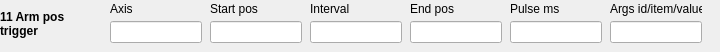
  <widget class="caFrame" name="editActionFrame11">
   <property name="geometry"><rect><x>180</x><y>578</y><width>720</width><height>52</height></rect></property>
   <property name="visibility"><enum>caFrame::Calc</enum></property>
   <property name="visibilityCalc"><string notr="true">A==11</string></property>
   <property name="channel" stdset="0"><string notr="true">$(SEQ_PFX)Edit-Action</string></property>
   <widget class="caLabel" name="editActionName11">
    <property name="geometry"><rect><x>0</x><y>2</y><width>105</width><height>43</height></rect></property>
    <property name="font"><font><bold>true</bold></font></property>
    <property name="wordWrap"><bool>true</bool></property>
    <property name="text"><string>11 Arm pos trigger</string></property>
   </widget>
   <widget class="caLabel" name="editAxisLabelA11_0"><property name="geometry"><rect><x>110</x><y>0</y><width>92</width><height>18</height></rect></property><property name="text"><string>Axis</string></property></widget>
   <widget class="caTextEntry" name="editAxisA11_0"><property name="geometry"><rect><x>110</x><y>21</y><width>92</width><height>22</height></rect></property><property name="channel" stdset="0"><string notr="true">$(SEQ_PFX)Edit-Axis</string></property></widget>
   <widget class="caLabel" name="editPositionLabelA11_1"><property name="geometry"><rect><x>210</x><y>0</y><width>92</width><height>18</height></rect></property><property name="text"><string>Start pos</string></property></widget>
   <widget class="caTextEntry" name="editPositionA11_1"><property name="geometry"><rect><x>210</x><y>21</y><width>92</width><height>22</height></rect></property><property name="channel" stdset="0"><string notr="true">$(SEQ_PFX)Edit-Position</string></property></widget>
   <widget class="caLabel" name="editVelocityLabelA11_2"><property name="geometry"><rect><x>310</x><y>0</y><width>92</width><height>18</height></rect></property><property name="text"><string>Interval</string></property></widget>
   <widget class="caTextEntry" name="editVelocityA11_2"><property name="geometry"><rect><x>310</x><y>21</y><width>92</width><height>22</height></rect></property><property name="channel" stdset="0"><string notr="true">$(SEQ_PFX)Edit-Velocity</string></property></widget>
   <widget class="caLabel" name="editAccelerationLabelA11_3"><property name="geometry"><rect><x>410</x><y>0</y><width>92</width><height>18</height></rect></property><property name="text"><string>End pos</string></property></widget>
   <widget class="caTextEntry" name="editAccelerationA11_3"><property name="geometry"><rect><x>410</x><y>21</y><width>92</width><height>22</height></rect></property><property name="channel" stdset="0"><string notr="true">$(SEQ_PFX)Edit-Acceleration</string></property></widget>
   <widget class="caLabel" name="editDecelerationLabelA11_4"><property name="geometry"><rect><x>510</x><y>0</y><width>92</width><height>18</height></rect></property><property name="text"><string>Pulse ms</string></property></widget>
   <widget class="caTextEntry" name="editDecelerationA11_4"><property name="geometry"><rect><x>510</x><y>21</y><width>92</width><height>22</height></rect></property><property name="channel" stdset="0"><string notr="true">$(SEQ_PFX)Edit-Deceleration</string></property></widget>
   <widget class="caLabel" name="editArgsLabelA11_5"><property name="geometry"><rect><x>610</x><y>0</y><width>92</width><height>18</height></rect></property><property name="text"><string>Args id/item/value</string></property></widget>
   <widget class="caTextEntry" name="editArgsA11_5"><property name="geometry"><rect><x>610</x><y>21</y><width>92</width><height>22</height></rect></property><property name="channel" stdset="0"><string notr="true">$(SEQ_PFX)Edit-Args</string></property><property name="formatType"><enum>caLineEdit::string</enum></property></widget>
  </widget>
